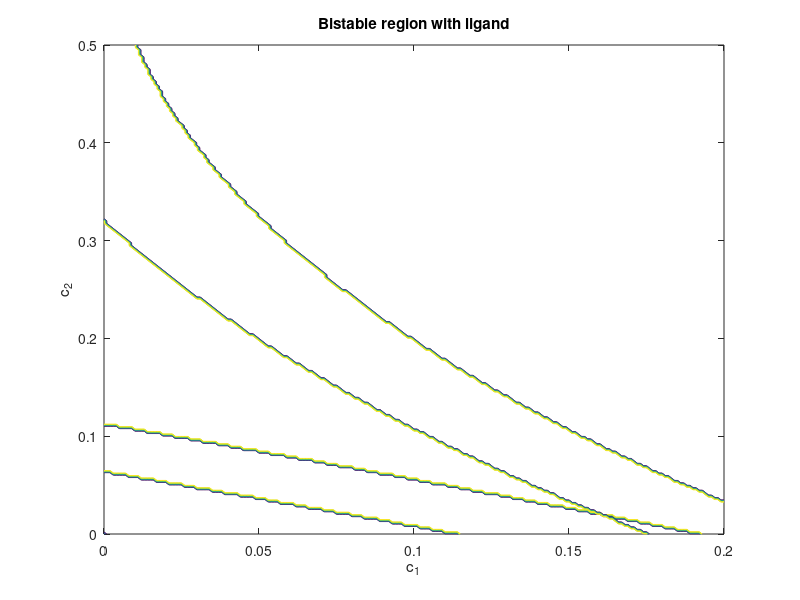

MATLAB code for this plot:
clear all
% c1=0:0.001:0.2;
% c2=0:0.0025:0.5;
% y=zeros(size(c1,1),size(c2,2));
% y=importdata('biRegion.txt');
% contourf(c1,c2,y')

% lt=0:0.1:2;
% y=importdata('monostable.txt');
% plot(y(:,1),y(:,2))
% axis([0 2 0 1])

c1=0:0.001:0.2;
c2=0:0.0025:0.5;
y1=zeros(size(c1,1),size(c2,2));
y1=importdata('biRegionNoLigand.txt');
figure
caxis([min(min(y1)) max(max(y1))]);
% map = [0.9, 0.9, 0.9
%     1.0, 1.0, 1.0];
% subplot(1,2,1)
contour(c1,c2,y1');
xlabel('c_1'); ylabel('c_2');
title('Bistable region without ligand')
% colormap(map)

hold on
% c1=0:0.001:0.2;
% c2=0:0.0025:0.5;
y2=zeros(size(c1,1),size(c2,2));
y2=importdata('biRegion_feedback.txt');
% y2=importdata('biRegion.txt');
% map = [0.0, 0.0, 0.0
%     1.0, 1.0, 1.0];
% subplot(1,2,2)
contour(c1,c2,y2');
xlabel('c_1'); ylabel('c_2');
title('Bistable region with ligand')
% 
% colormap(map)
% axis([0 0.2 0 0.5]);
% ax=gca;
% ax.XTick=[0 0.05 0.1 0.15 0.2];
% ax.YTick=[0 0.1 0.2 0.3 0.4 0.5];
% hold off
% xlabel('c_1'); ylabel('c_2');